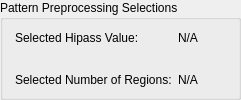
            <widget class="QGroupBox" name="ppSelectionsGB">
             <property name="title">
              <string>Pattern Preprocessing Selections</string>
             </property>
             <layout class="QGridLayout" name="gridLayout_8">
              <property name="leftMargin">
               <number>12</number>
              </property>
              <property name="topMargin">
               <number>0</number>
              </property>
              <property name="rightMargin">
               <number>0</number>
              </property>
              <property name="bottomMargin">
               <number>0</number>
              </property>
              <item row="1" column="1">
               <widget class="QLabel" name="ppNumOfRegionsLabel">
                <property name="text">
                 <string>N/A</string>
                </property>
               </widget>
              </item>
              <item row="1" column="2">
               <spacer name="horizontalSpacer_13">
                <property name="orientation">
                 <enum>Qt::Horizontal</enum>
                </property>
                <property name="sizeHint" stdset="0">
                 <size>
                  <width>40</width>
                  <height>20</height>
                 </size>
                </property>
               </spacer>
              </item>
              <item row="1" column="0">
               <widget class="QLabel" name="numOfRegionsLabel">
                <property name="text">
                 <string>Selected Number of Regions:</string>
                </property>
               </widget>
              </item>
              <item row="0" column="1">
               <widget class="QLabel" name="ppHipassValueLabel">
                <property name="text">
                 <string>N/A</string>
                </property>
               </widget>
              </item>
              <item row="0" column="0">
               <widget class="QLabel" name="selectedHipassLabel">
                <property name="text">
                 <string>Selected Hipass Value:</string>
                </property>
               </widget>
              </item>
              <item row="0" column="2">
               <spacer name="horizontalSpacer_12">
                <property name="orientation">
                 <enum>Qt::Horizontal</enum>
                </property>
                <property name="sizeHint" stdset="0">
                 <size>
                  <width>40</width>
                  <height>20</height>
                 </size>
                </property>
               </spacer>
              </item>
             </layout>
            </widget>
